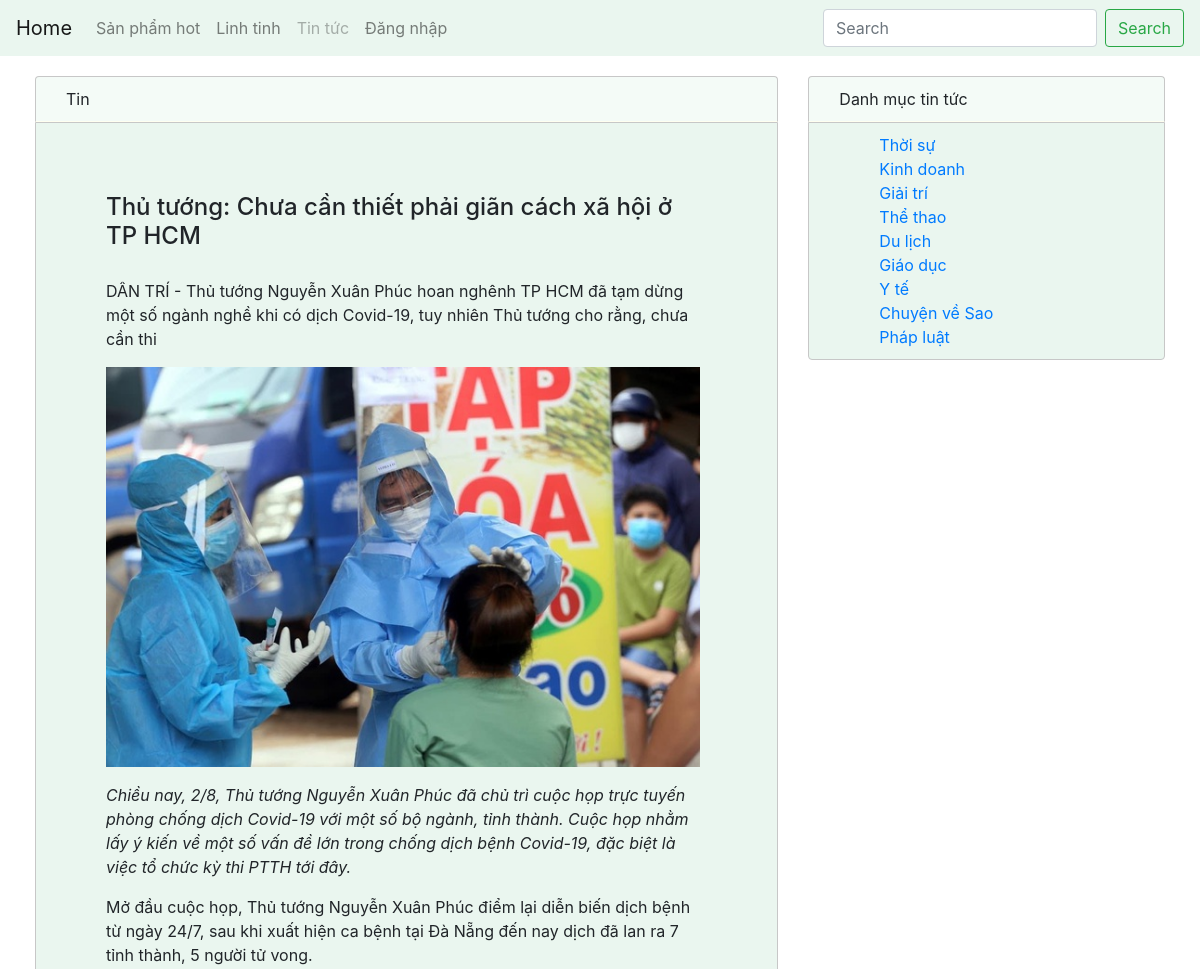
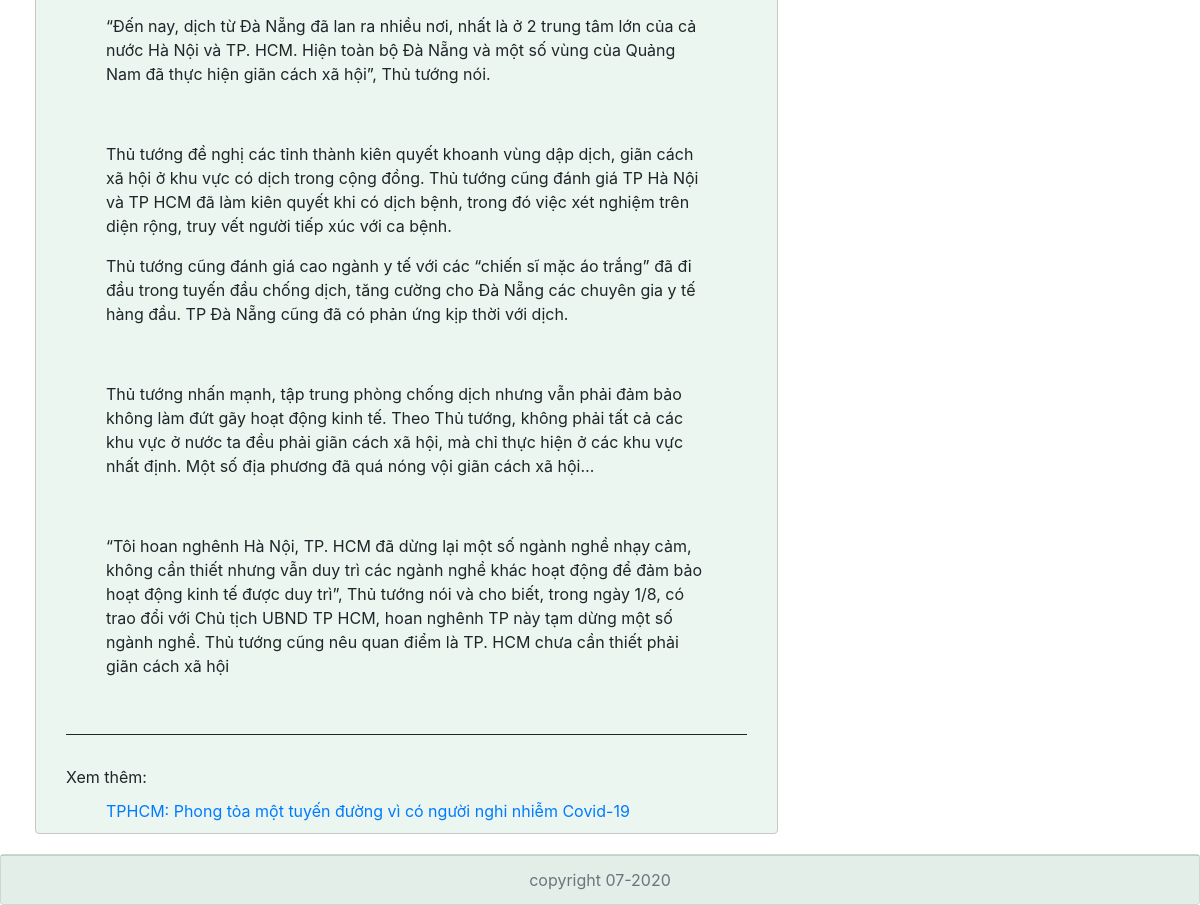
Page /tinchitiet.php?idt=13&idn=0 on the committed database (2 pictures, top to bottom).
### tables this page shows
CREATE TABLE `tbl_tin` (
  `idTin` int(11) NOT NULL,
  `idNhom` int(11) NOT NULL,
  `TieuDe` varchar(70) NOT NULL,
  `TrichDan` varchar(150) NOT NULL,
  `Hinh` varchar(50) NOT NULL,
  `NoiDung` varchar(3000) NOT NULL
);

CREATE TABLE `tbl_nhomtin` (
  `idNhom` int(11) NOT NULL,
  `TenNhom` varchar(150) NOT NULL
);

### tinchitiet.php (the view)
<?php
          include('include/topbar.php');
      ?>
        <?php
        if (isset($_GET['idt']) && isset($_GET['idn'])){
          $idt=$_GET['idt'];
          $idn=$_GET['idn'];
        }
          $sql="SELECT * from tbl_tin where idTin='$idt'";
          $tins=$db->query($sql);
          $sql="SELECT * from tbl_nhomtin where idNhom='$idn'";
          $nhomtins=$db->query($sql);
          $row_nhomtin=$nhomtins->fetch_assoc();
          $tennhomtin=$row_nhomtin['TenNhom'];
        ?>
        <div class="content-left col-md-8">
          <div class="content-header">
            <p class="text-content-header"><?php echo "Tin ".$tennhomtin;?></p>
          </div>
          <div class="content-body">
          <?php
                $rows_tin=$tins->num_rows;
                  for ($i=0; $i <$rows_tin; $i++) {
                    $row_tin=$tins->fetch_assoc();
            ?>
          <div class="container-content-detail-product row">
              <h4><?php echo $row_tin['TieuDe']; ?></h4>
              <div class="description">
                    <p><?php echo $row_tin['TrichDan']; ?></p>
              </div>
              <div class="img-product">
                <img class="css-img-product-detail" src="img/<?php echo $row_tin['Hinh'];?>" alt="Ảnh tin tức" />
              </div>
              <div class="detail-product">
                <p><?php echo $row_tin['NoiDung']; ?></p>
              </div>
              <?php
                  }
            ?>
            </div>
            <div class="content-like">
              <p class="text-content-body">Xem thêm: </p>
              <ul class="text-content-body">
              <?php
              $sql="SELECT * from tbl_tin where idNhom='$idn' and idTin!='$idt'";
              $liketins=$db->query($sql);
              $rows_liketin=$liketins->num_rows;
                for ($i=0; $i <$rows_liketin; $i++):
                  $row_liketin=$liketins->fetch_assoc();
          ?>
                <li><a href="tinchitiet.php?idt=<?php echo $row_liketin['idTin']; ?>&idn=<?php echo $row_liketin['idNhom']; ?>"><?php echo $row_liketin['TieuDe']; ?></a></li>
                <?php endfor; ?>
              </ul>
            </div>
          </div>
        </div>
<?php
          include('include/right.php');
          include('include/footer.php');
?>

### include/right.php (shortened to what this page needs)
<?php
$sql="select * from tbl_nhomtin";
$sql_nhomtins=$db->query($sql);
?>
<div class="content-right col-md-4">
          <div class="content-header">
            <p class="text-content-header">Danh mục tin tức</p>
          </div>
          <div class="content-body">
            <ul class="text-content-body">
              <?php $rows_nhomtins=$sql_nhomtins->num_rows;
                for ($i=0; $i <$rows_nhomtins ; $i++) {
                  $row_nhomtin=$sql_nhomtins->fetch_assoc();
              ?>
              <li>
              <a href="tin.php?idn=<?php echo $row_nhomtin['idNhom'] ?>"><?php echo $row_nhomtin['TenNhom'];?></a>
              </li>
            <?php
                }
            ?>
            </ul>
          </div>
        </div>

### test.css (style rules this page uses)
a { text-decoration: none; }
.content-header { border: solid 1px rgba(199, 199, 199, 1); border-bottom-color: ivory; border-radius: 4px 4px 0 0; background-color: rgba(53, 168, 99, 0.05); }
.content-body { border: solid 1px rgba(199, 199, 199, 1); border-radius: 0px 0px 4px 4px; background-color: rgba(53, 168, 99, 0.1); }
.text-content-header { margin: 10px; margin-left: 30px; }
.text-content-body { margin: 10px; margin-left: 30px; list-style-type: none; }
.container-content-detail-product { margin: 30px; padding: 40px; border: 0 1px 0 0; border-bottom: solid; border-width: 0.5px; }
.description { margin-top: 20px; }
.css-img-product-detail { height: 400px; display: block; margin-left: auto; margin-right: auto; }

### rows in the picture
tbl_tin: TieuDe "Thủ tướng: Chưa cần thiết phải giãn cách xã hội ở TP HCM", TrichDan "DÂN TRÍ - Thủ tướng Nguyễn Xuân Phúc hoan nghênh TP HCM đã tạm dừng một số ngành nghề khi có dịch Covid-19, tuy nhiên Thủ tướng cho rằng, chưa cần thi", Hinh (picture), NoiDung "Chiều nay, 2/8, Thủ tướng Nguyễn Xuân Phúc đã chủ trì cuộc họp trực tuyến phòng chống dịch Covid-19 với một số bộ ngành, tỉnh thành. Cuộc họp nhằm lấy ý kiến về một số vấn đề lớn trong chống dịch bệnh Covid-19, đặc biệt là việc tổ chức kỳ thi PTTH tới đây. Mở đầu cuộc họp, Thủ tướng Nguyễn Xuân Phúc điểm lại diễn biến dịch bệnh từ ngày 24/7, sau khi xuất hiện ca bệnh tại Đà Nẵng đến nay dịch đã lan ra 7 tỉnh thành, 5 người tử vong. “Đến nay, dịch từ Đà Nẵng đã lan ra nhiều nơi, nhất là ở 2 trung tâm lớn của cả nước Hà Nội và TP. HCM. Hiện toàn bộ Đà Nẵng và một số vùng của Quảng Nam đã thực hiện giãn cách xã hội”, Thủ tướng nói. Thủ tướng đề nghị các tỉnh thành kiên quyết khoanh vùng dập…"
tbl_tin: TieuDe "TPHCM: Phong tỏa một tuyến đường vì có người nghi nhiễm Covid-19"
tbl_nhomtin: TenNhom "Thời sự"
tbl_nhomtin: TenNhom "Kinh doanh"
tbl_nhomtin: TenNhom "Giải trí"
tbl_nhomtin: TenNhom "Thể thao"
tbl_nhomtin: TenNhom "Du lịch"
tbl_nhomtin: TenNhom "Giáo dục"
tbl_nhomtin: TenNhom "Y tế"
tbl_nhomtin: TenNhom "Chuyện về Sao"
tbl_nhomtin: TenNhom "Pháp luật"
